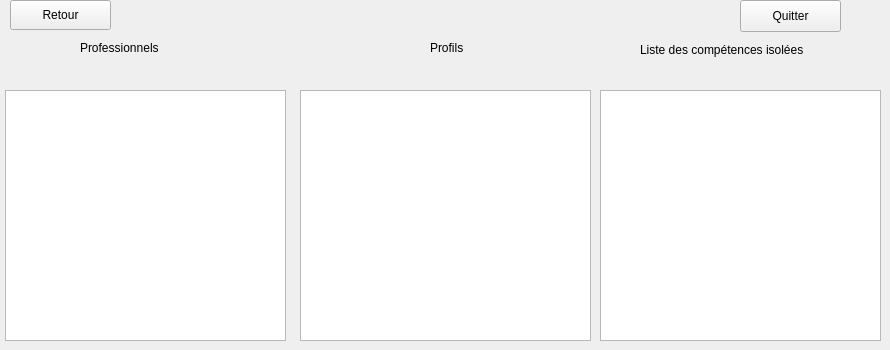
    <widget class="QWidget" name="page_27">
     <widget class="QTextBrowser" name="textBrowser_26">
      <property name="geometry">
       <rect>
        <x>5</x>
        <y>90</y>
        <width>281</width>
        <height>251</height>
       </rect>
      </property>
     </widget>
     <widget class="QTextBrowser" name="textBrowser_27">
      <property name="geometry">
       <rect>
        <x>300</x>
        <y>90</y>
        <width>291</width>
        <height>251</height>
       </rect>
      </property>
     </widget>
     <widget class="QTextBrowser" name="textBrowser_28">
      <property name="geometry">
       <rect>
        <x>600</x>
        <y>90</y>
        <width>281</width>
        <height>251</height>
       </rect>
      </property>
     </widget>
     <widget class="QLabel" name="label_62">
      <property name="geometry">
       <rect>
        <x>10</x>
        <y>60</y>
        <width>281</width>
        <height>20</height>
       </rect>
      </property>
      <property name="text">
       <string/>
      </property>
     </widget>
     <widget class="QLabel" name="label_63">
      <property name="geometry">
       <rect>
        <x>300</x>
        <y>60</y>
        <width>291</width>
        <height>20</height>
       </rect>
      </property>
      <property name="text">
       <string/>
      </property>
     </widget>
     <widget class="QLabel" name="label_64">
      <property name="geometry">
       <rect>
        <x>600</x>
        <y>60</y>
        <width>281</width>
        <height>20</height>
       </rect>
      </property>
      <property name="text">
       <string/>
      </property>
     </widget>
     <widget class="QPushButton" name="pushButton_76">
      <property name="geometry">
       <rect>
        <x>10</x>
        <y>0</y>
        <width>101</width>
        <height>30</height>
       </rect>
      </property>
      <property name="text">
       <string>Retour</string>
      </property>
     </widget>
     <widget class="QPushButton" name="pushButton_77">
      <property name="geometry">
       <rect>
        <x>740</x>
        <y>0</y>
        <width>101</width>
        <height>32</height>
       </rect>
      </property>
      <property name="text">
       <string>Quitter</string>
      </property>
     </widget>
     <widget class="QLabel" name="label_65">
      <property name="geometry">
       <rect>
        <x>80</x>
        <y>40</y>
        <width>101</width>
        <height>16</height>
       </rect>
      </property>
      <property name="text">
       <string>Professionnels</string>
      </property>
     </widget>
     <widget class="QLabel" name="label_66">
      <property name="geometry">
       <rect>
        <x>430</x>
        <y>40</y>
        <width>51</width>
        <height>16</height>
       </rect>
      </property>
      <property name="text">
       <string>Profils</string>
      </property>
     </widget>
     <widget class="QLabel" name="label_67">
      <property name="geometry">
       <rect>
        <x>640</x>
        <y>40</y>
        <width>191</width>
        <height>20</height>
       </rect>
      </property>
      <property name="text">
       <string>Liste des compétences isolées</string>
      </property>
     </widget>
    </widget>
